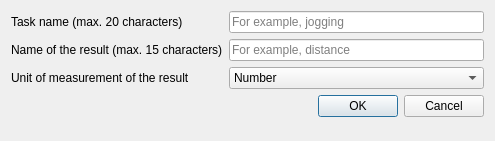
<?xml version="1.0" encoding="UTF-8"?>
<ui version="4.0">
 <class>creating_task</class>
 <widget class="QDialog" name="creating_task">
  <property name="geometry">
   <rect>
    <x>0</x>
    <y>0</y>
    <width>495</width>
    <height>141</height>
   </rect>
  </property>
  <property name="windowTitle">
   <string>Creating a task</string>
  </property>
  <layout class="QFormLayout" name="formLayout">
   <item row="0" column="0">
    <widget class="QLabel" name="title_task_name">
     <property name="text">
      <string>Task name (max. 20 characters)</string>
     </property>
    </widget>
   </item>
   <item row="0" column="1">
    <widget class="QLineEdit" name="LE_task_name">
     <property name="placeholderText">
      <string>For example, jogging</string>
     </property>
    </widget>
   </item>
   <item row="1" column="0">
    <widget class="QLabel" name="title_result_name">
     <property name="text">
      <string>Name of the result (max. 15 characters)</string>
     </property>
    </widget>
   </item>
   <item row="1" column="1">
    <widget class="QLineEdit" name="LE_result_name">
     <property name="placeholderText">
      <string>For example, distance</string>
     </property>
    </widget>
   </item>
   <item row="2" column="0">
    <widget class="QLabel" name="title_unit_of_measure">
     <property name="text">
      <string>Unit of measurement of the result</string>
     </property>
    </widget>
   </item>
   <item row="2" column="1">
    <widget class="QComboBox" name="CB_units">
     <item>
      <property name="text">
       <string>Number</string>
      </property>
     </item>
     <item>
      <property name="text">
       <string>kg</string>
      </property>
     </item>
     <item>
      <property name="text">
       <string>cm</string>
      </property>
     </item>
     <item>
      <property name="text">
       <string>m</string>
      </property>
     </item>
     <item>
      <property name="text">
       <string>km</string>
      </property>
     </item>
     <item>
      <property name="text">
       <string>m/s</string>
      </property>
     </item>
     <item>
      <property name="text">
       <string>km/h</string>
      </property>
     </item>
     <item>
      <property name="text">
       <string>Time</string>
      </property>
     </item>
    </widget>
   </item>
   <item row="3" column="0" colspan="2">
    <widget class="QDialogButtonBox" name="task_creation_dialog_btns">
     <property name="orientation">
      <enum>Qt::Horizontal</enum>
     </property>
     <property name="standardButtons">
      <set>QDialogButtonBox::Cancel|QDialogButtonBox::Ok</set>
     </property>
    </widget>
   </item>
  </layout>
 </widget>
 <resources/>
 <connections/>
</ui>
